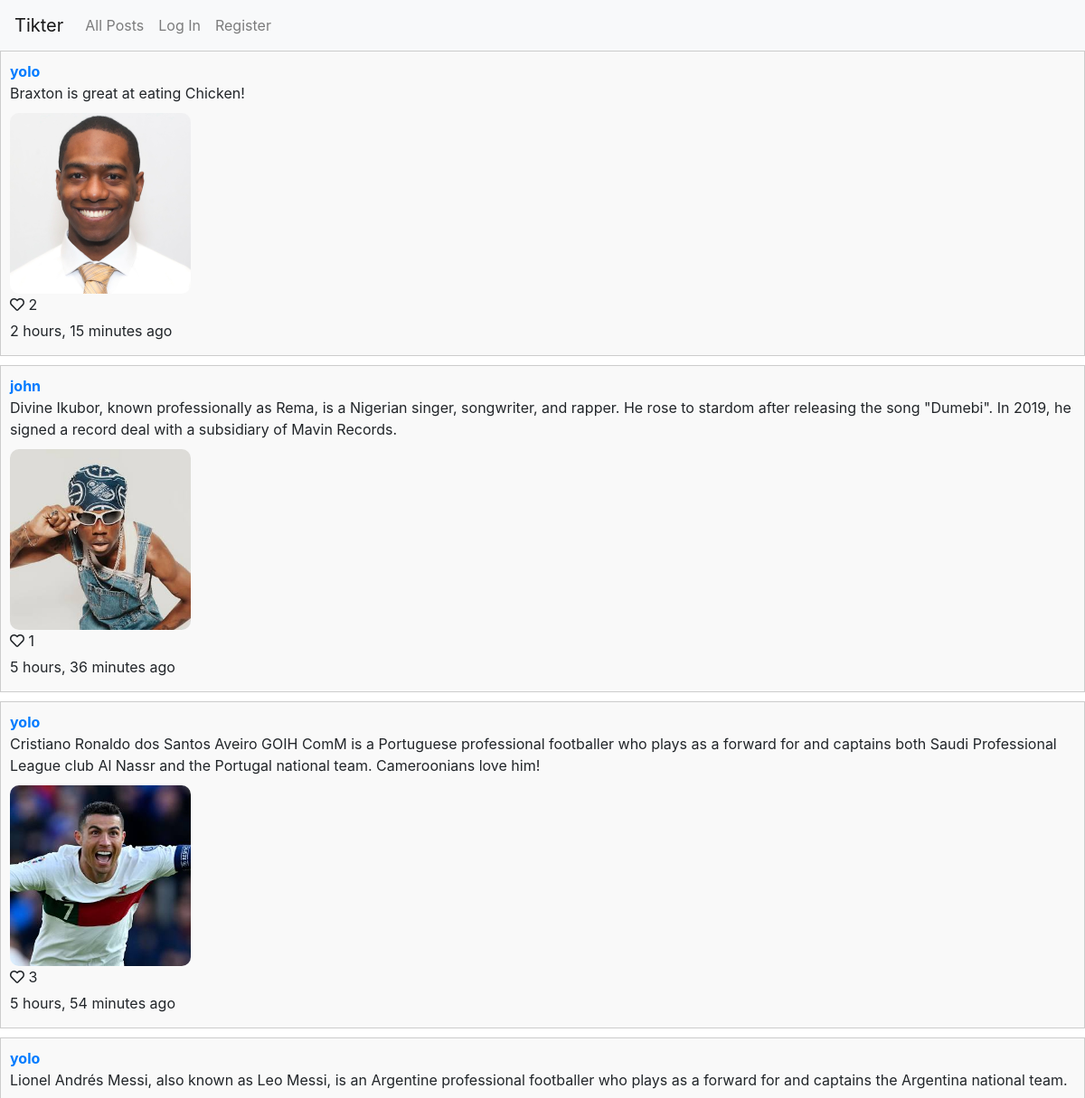
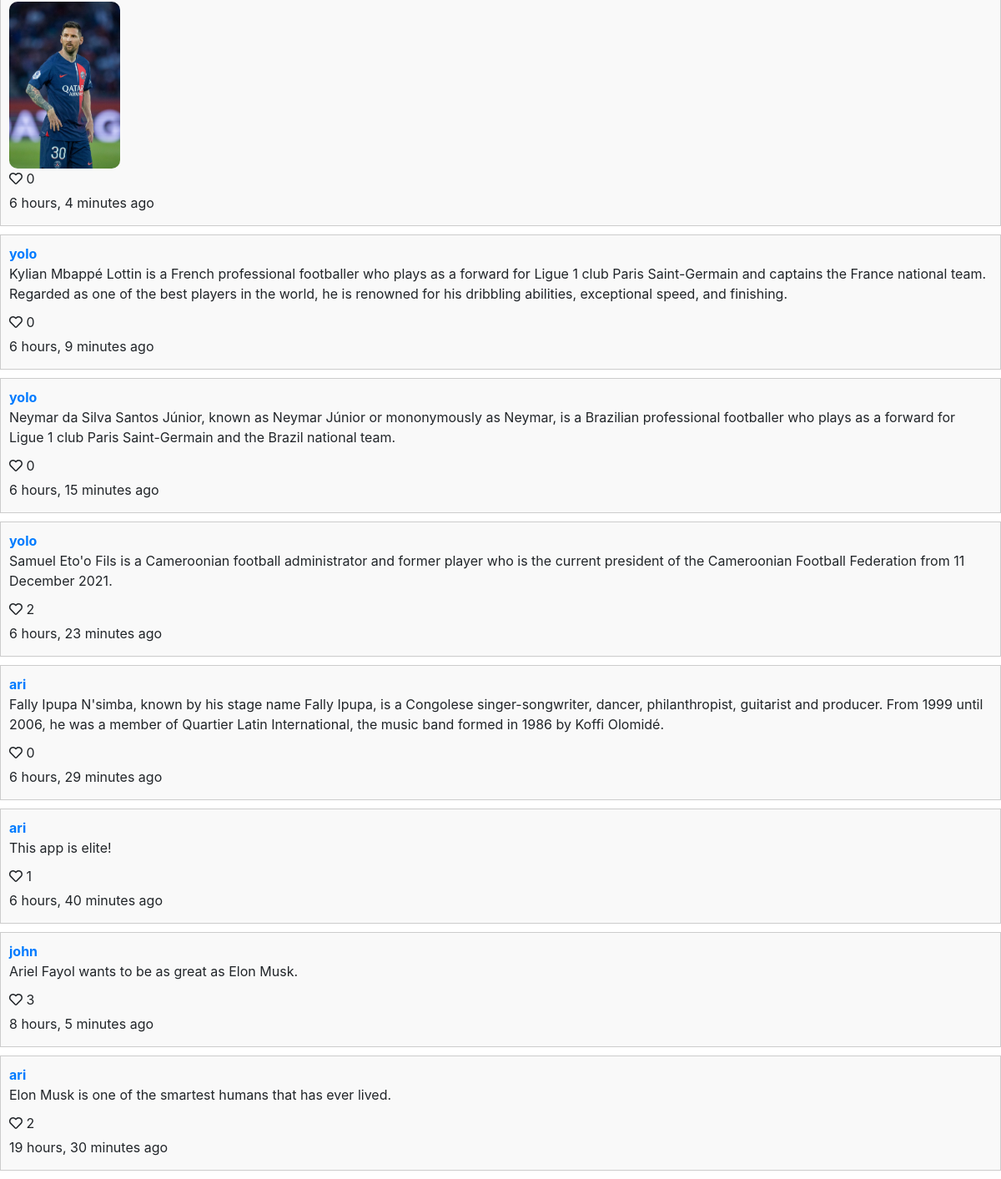
The page / on the database its author committed (2 pictures, top to bottom).
### network/models.py (models this page shows, shortened)
class Post(models.Model):
    user = models.ForeignKey(User, on_delete=models.CASCADE, related_name='posts')
    content = models.TextField()
    timestamp = models.DateTimeField(auto_now_add=True)
    image = models.ImageField(upload_to='network/images/post_images/', blank=True, null=True)
    likes = models.ManyToManyField(User, related_name='liked_posts', blank=True)
    def num_likes(self):
        return self.likes.count()

class User(AbstractUser):
    pass

### network/views.py (the view)
# urls.py: path('', views.index, name='index'),
def index(request):
    context = {
        "posts": Post.objects.all().order_by('-timestamp')
    }
    return render(request, "network/index.html",context)

### network/templates/network/index.html (shortened to what this page needs)
{% extends "network/layout.html" %}
{% block body %}
    {% for post in posts%}
        {% include 'network/post_display.html' with post=post user=user %}
    {% endfor %}
{% endblock %}

### network/templates/network/post_display.html (shortened to what this page needs)
<li class="post-li">
    <div class="post-section">
    <a href="{% url 'network:profile' username=post.user.username%}"><strong>{{ post.user.username }}</strong></a>
    <p class="p-content">{{ post.content }}</p>
    <div class="image-container">
        {% if post.image %}
            <img src="{{ post.image.url }}" alt="Post Image" class="post-image">
        {% endif %}
    </div>
    {% if user.is_authenticated %}
        <p>
            <span class="like-button" data-post-id="{{ post.id }}" >
                {% if post in user.liked_posts.all %}
                    <i class="heart-icon fas fa-heart liked"></i>
                {% else %}
                    <i class="heart-icon far fa-heart"></i>
                {% endif %}
            </span>
            <span class="like-count">{{ post.num_likes }}</span>
        </p>
    {% else %}
        <p><i class="far fa-heart"></i> <span class="like-count">{{ post.num_likes }} </span></p>
    {% endif %}
    <p>{{ post.timestamp|timesince }} ago</p>
    </div>
</li>

### network/static/network/styles.css (style rules this page uses)
.post-li { padding: 10px; margin-bottom: 10px; border: 1px solid #ccc; background-color: #f9f9f9; list-style: none; }
.post-li strong { font-weight: bold; }
.post-li p { margin-bottom: 5px; }
.image-container { margin-top: 10px; }
.post-image { height: 200px; border-radius: 10px; }

### rows shown on the page
Post: user.username "yolo", content "Braxton is great at eating Chicken!", image (picture), num_likes "2", timestamp "2 hours, 15 minutes"
Post: user.username "john", content "Divine Ikubor, known professionally as Rema, is a Nigerian singer, songwriter, and rapper. He rose to stardom after releasing the song \"Dumebi\". In 2019, he signed a record deal with a subsidiary of Mavin Records.", image (picture), num_likes "1", timestamp "5 hours, 36 minutes"
Post: user.username "yolo", content "Cristiano Ronaldo dos Santos Aveiro GOIH ComM is a Portuguese professional footballer who plays as a forward for and captains both Saudi Professional League club Al Nassr and the Portugal national team. Cameroonians love him!", image (picture), num_likes "3", timestamp "5 hours, 54 minutes"
Post: user.username "yolo", content "Lionel Andrés Messi, also known as Leo Messi, is an Argentine professional footballer who plays as a forward for and captains the Argentina national team.", image (picture), num_likes "0", timestamp "6 hours, 4 minutes"
Post: user.username "yolo", content "Kylian Mbappé Lottin is a French professional footballer who plays as a forward for Ligue 1 club Paris Saint-Germain and captains the France national team. Regarded as one of the best players in the world, he is renowned for his dribbling abilities, exceptional speed, and finishing.", num_likes "0", timestamp "6 hours, 9 minutes"
Post: user.username "yolo", content "Neymar da Silva Santos Júnior, known as Neymar Júnior or mononymously as Neymar, is a Brazilian professional footballer who plays as a forward for Ligue 1 club Paris Saint-Germain and the Brazil national team.", num_likes "0", timestamp "6 hours, 15 minutes"
Post: user.username "yolo", content "Samuel Eto'o Fils is a Cameroonian football administrator and former player who is the current president of the Cameroonian Football Federation from 11 December 2021.", num_likes "2", timestamp "6 hours, 23 minutes"
Post: user.username "ari", content "Fally Ipupa N'simba, known by his stage name Fally Ipupa, is a Congolese singer-songwriter, dancer, philanthropist, guitarist and producer. From 1999 until 2006, he was a member of Quartier Latin International, the music band formed in 1986 by Koffi Olomidé.", num_likes "0", timestamp "6 hours, 29 minutes"
Post: user.username "ari", content "This app is elite!", num_likes "1", timestamp "6 hours, 40 minutes"
Post: user.username "john", content "Ariel Fayol wants to be as great as Elon Musk.", num_likes "3", timestamp "8 hours, 5 minutes"
Post: user.username "ari", content "Elon Musk is one of the smartest humans that has ever lived.", num_likes "2", timestamp "19 hours, 30 minutes"
